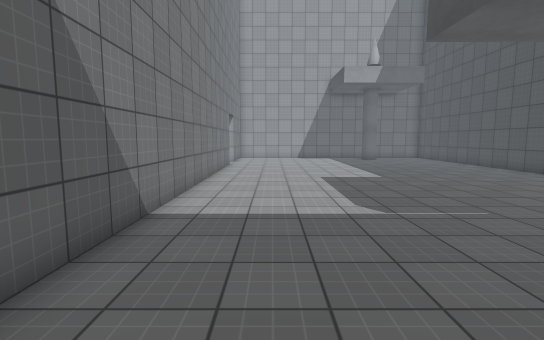
view 1 (above)

17 first-person views from a walk through a scene from a Unity 3-D project. The camera is 1.5 m above the floor, tilts 6° down and sees 85° across. Doors are open. The floor is counted in squares, 1 m on a side. Each view is taken from the middle of a square. On the plan, view 1 faces up. The plan holds only what a view shows up to about 15 squares ahead; the rest is blank. Surface patterns are stand-ins for the level's own textures.

view 2
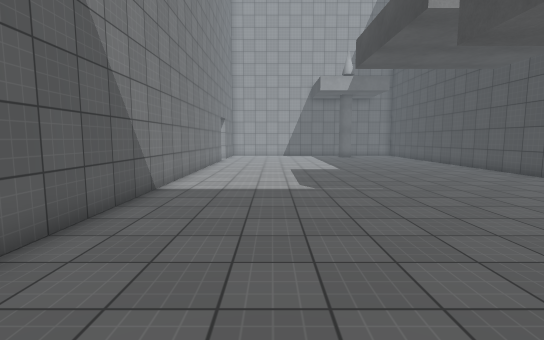

view 3
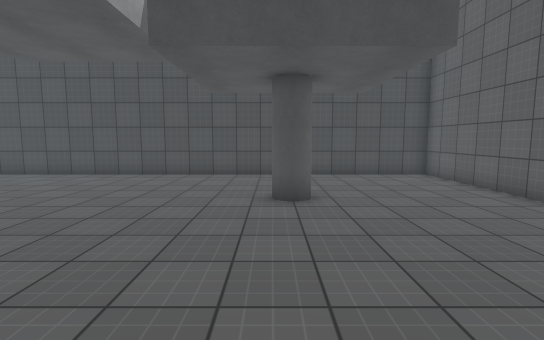

view 4
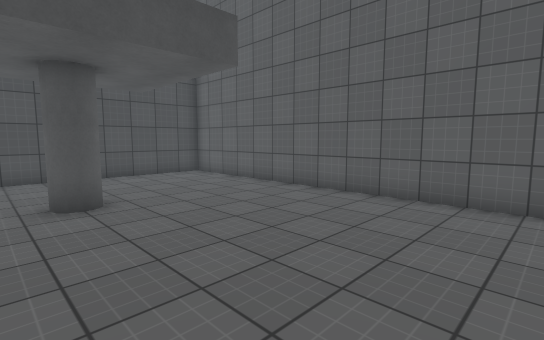

view 5
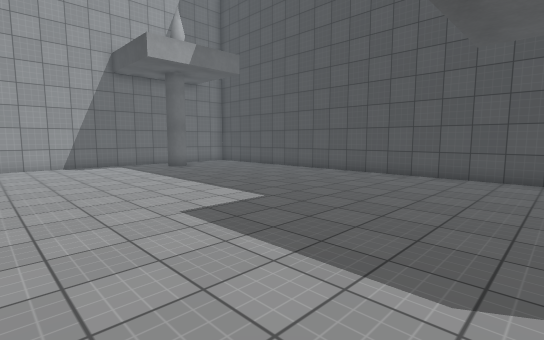

view 6
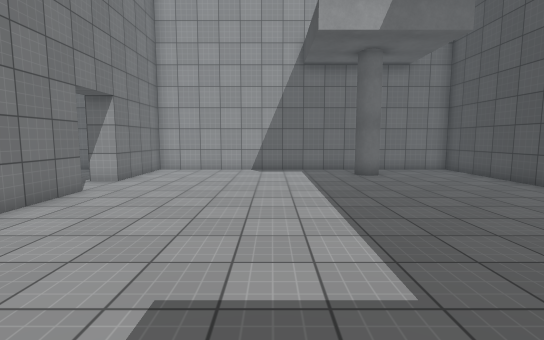

view 7
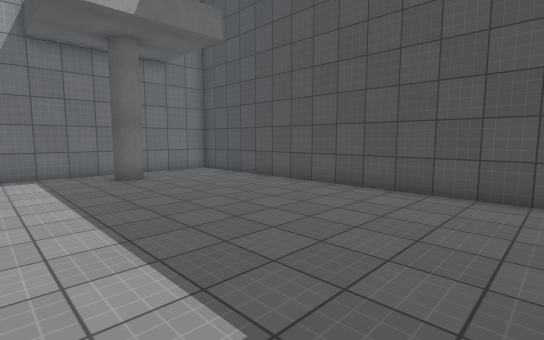

view 8
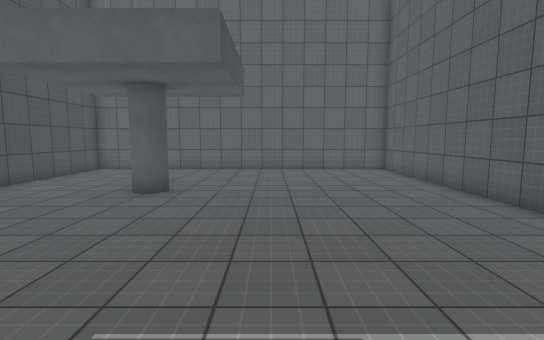

view 9
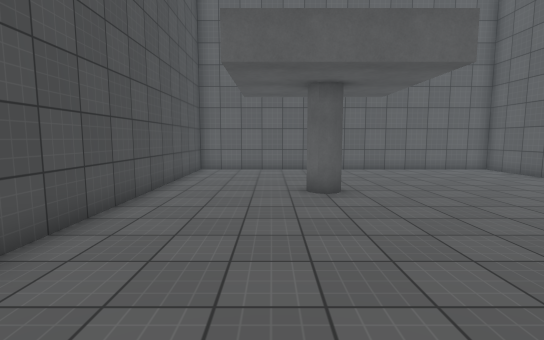

view 10
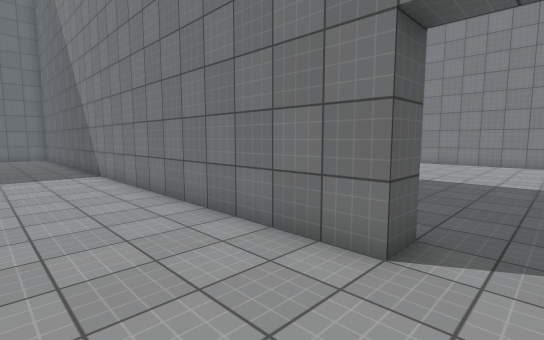

view 11
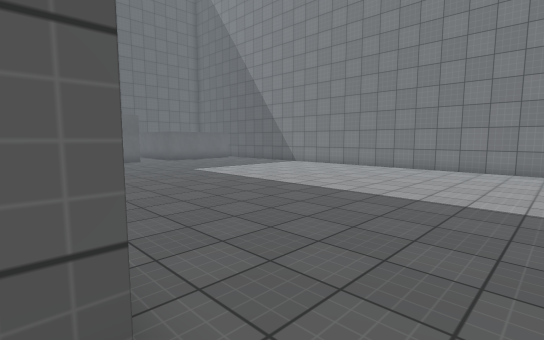

view 12
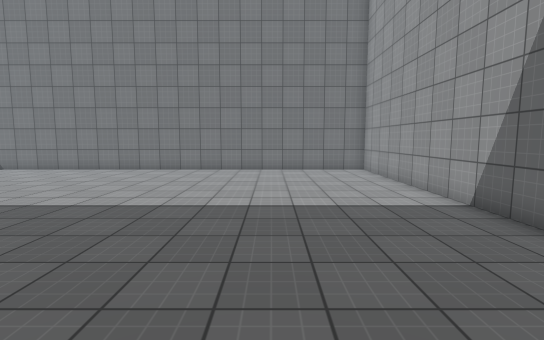

view 13
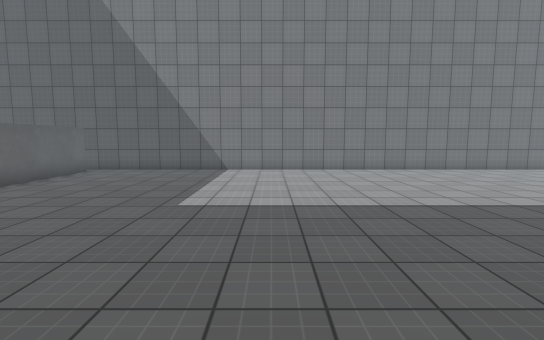

view 14
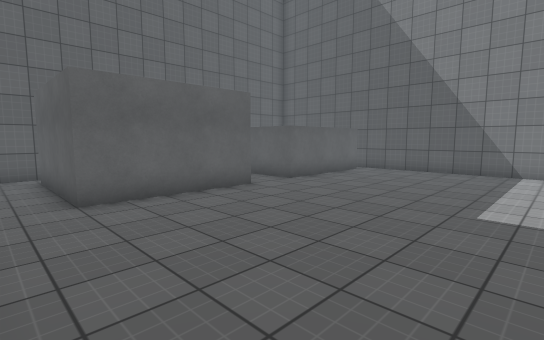

view 15
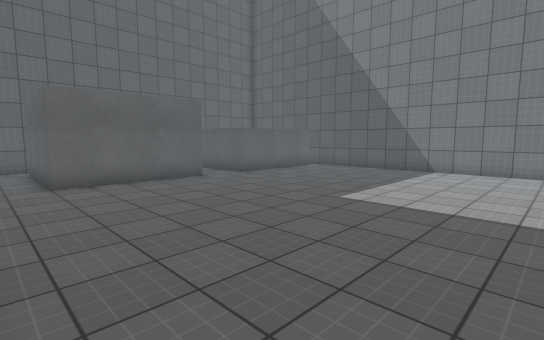

view 16
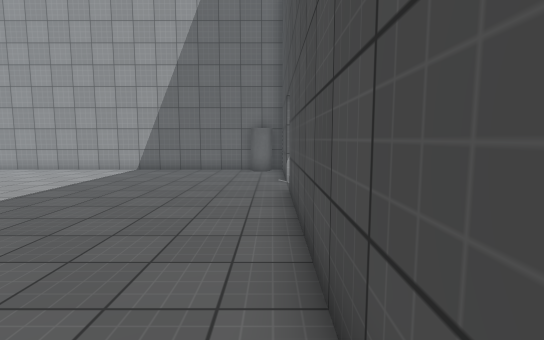

view 17
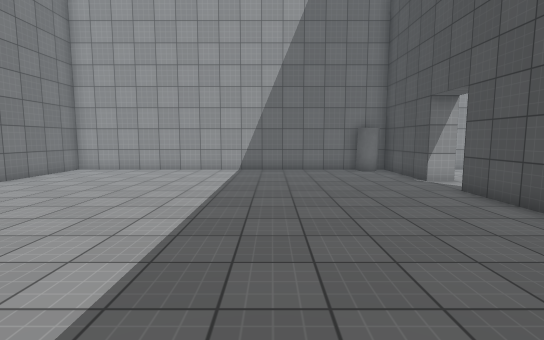

### Floor plan
Points are (right, up) in squares from view 1. A wall is a line through its corners. A room is listed if a view was taken in it or the views show most of it. See-through windows are left out.
Room 1 (views 1, 2, 3, 4, 5, 6, 7, 8, 9, 10, 11)
walls: (6.9, -0.1) (7, -0.6); (-3.5, 17.5) (-2.5, 17.5) (-2.5, -6.5) (11.5, -6.5) (11.5, 23.5) (-4, 23.5); (-2.5, 23.5) (-2.5, 19.5) (-3.5, 19.5)
ways out: opening at (-3, 18.5) to room 2
Room 2 (views 12, 13, 14, 15, 16, 17)
walls: (-3.5, 9.5) (-3.5, 17.5); (-10.6, -0.5) (-5.5, -0.5) (-5.5, -5.5); (-3.5, 19.5) (-3.5, 23.5); (-17.6, -0.5) (-12.5, -0.5) (-12.5, -2.9); (-4.2, 22.6) (-4.7, 22.6) (-5, 23.1); (-4.8, 23.5) (-18.5, 23.5) (-18.5, -1.1); (-5.8, -6.5) (-4.5, -6.5)
ways out: opening at (-3, 18.5) to room 1

Positions as (right, up) in squares from view 1, and headings:
1: (0, 0), facing up
2: (1, -3), facing up
3: (-1, 0), facing right
4: (-1, 1), facing down-right
5: (-1, 6), facing up-right
6: (3, 9), facing up
7: (3, 10), facing up-right
8: (3, 8), facing down
9: (8, 8), facing down
10: (1, 19), facing down-left
11: (-3, 19), facing down-left
12: (-4, 19), facing left
13: (-4, 8), facing left
14: (-4, 7), facing down-left
15: (-4, 10), facing down-left
16: (-4, 9), facing up
17: (-9, 9), facing up
